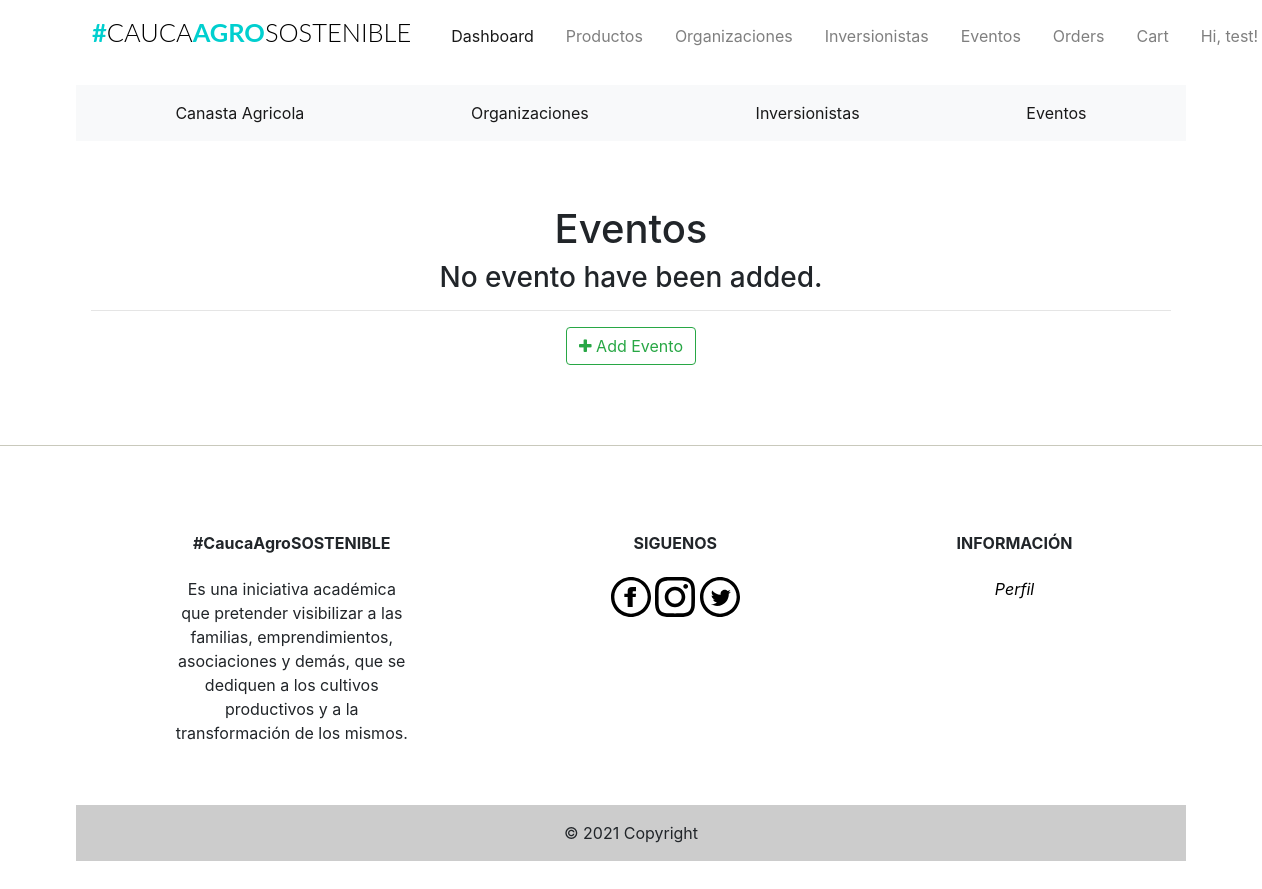
The page /admin/eventos (signed in) on the database as committed earlier.
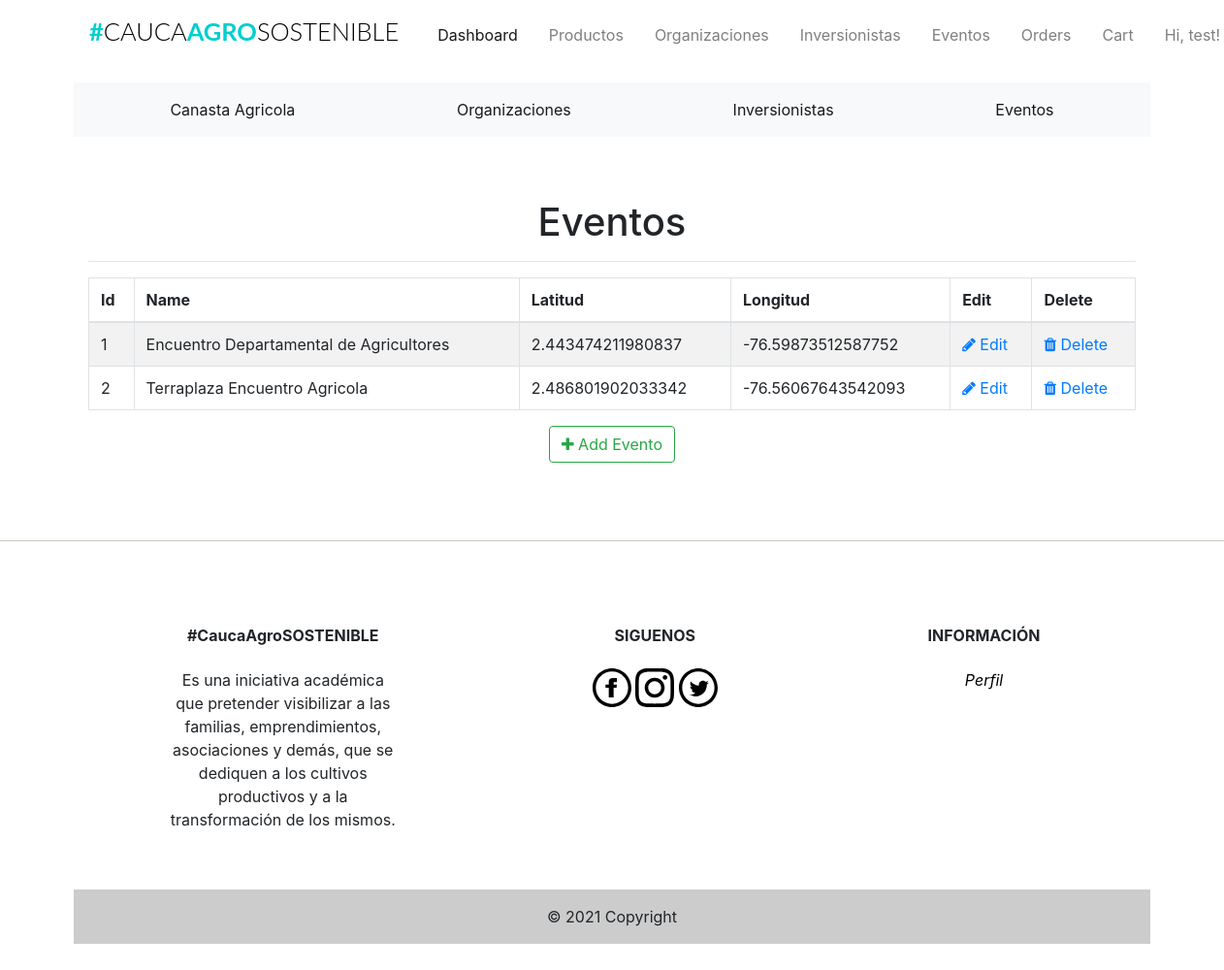
The same page on the database as committed later.
### app/models.py (models this page shows, shortened)
class Eventos(db.Model):
    __tablename__ = 'eventos'
    id = db.Column(db.Integer, primary_key=True)
    evento_name = db.Column(db.String(20), index=True)
    evento_lat = db.Column(db.Float)
    evento_long = db.Column(db.Float)

### app/admin/routes.py (the view)
@admin.route('/eventos', methods=['GET', 'POST'])
@login_required
def list_eventos():
    check_admin()
    eventos = Eventos.query.all()
    return render_template('admin/eventos/eventos.html', title="Eventos", eventos=eventos)

### app/admin/routes.py (called while the page is built)
def check_admin():
    if not current_user.is_admin:
        abort(403)

### app/models.py (called while the page is built)
@login_manager.user_loader
def load_user(id):
    return Users.query.get(int(id))

### app/templates/admin/eventos/eventos.html (shortened to what this page needs)
{% extends "base.html" %}
{% block head %}
<head>
  <link href="//maxcdn.bootstrapcdn.com/font-awesome/4.1.0/css/font-awesome.min.css" rel="stylesheet">
</head>
{% endblock head %}
{% block body %}
<div class="container">
  <div class="outer">
    <div class="middle">
      <div class="inner">
        <br />
        <br />
        <h1 style="text-align:center;">{{ title }}</h1>
        {% if eventos %}
        <hr class="intro-divider">
        <table class="table table-striped table-bordered">
          <thead>
            <tr>
              <th> Id </th>
              <th> Name </th>
              <th> Latitud </th>
              <th> Longitud </th>
              <th> Edit </th>
              <th> Delete </th>
            </tr>
          </thead>
          <tbody>
            {% for evento in eventos %}
            <tr>
              <td> {{ evento.id }} </td>
              <td> {{ evento.evento_name }} </td>
              <td> {{ evento.evento_lat }} </td>
              <td> {{ evento.evento_long }} </td>
              <td>
                <a href="{{ url_for('admin.edit_evento', id=evento.id) }}">
                  <i class="fa fa-pencil"></i> Edit
                </a>
              </td>
              <td>
                <a href="{{ url_for('admin.delete_evento', id=evento.id) }}">
                  <i class="fa fa-trash"></i> Delete
                </a>
              </td>
            </tr>
            {% endfor %}
          </tbody>
        </table>
        <div style="text-align: center">
          {% else %}
          <div style="text-align: center">
            <h3> No evento have been added. </h3>
            <hr class="intro-divider">
            {% endif %}
            <a href="{{ url_for('admin.add_evento') }}" class="btn btn-outline-success">
              <i class="fa fa-plus"></i>
              Add Evento
            </a>
          </div>
        </div>
      </div>
    </div>
  </div>
  {% endblock %}

Rows that differ between the two databases and show on the page:
added Eventos: id "1", evento_name "Encuentro Departamental de Agricultores", evento_lat "2.443474211980837", evento_long "-76.59873512587752"
added Eventos: id "2", evento_name "Terraplaza Encuentro Agricola", evento_lat "2.486801902033342", evento_long "-76.56067643542093"
Other text that changed with them:
text no longer shown: "No evento have been added."
text now shown: "Id Name Latitud Longitud Edit Delete"
